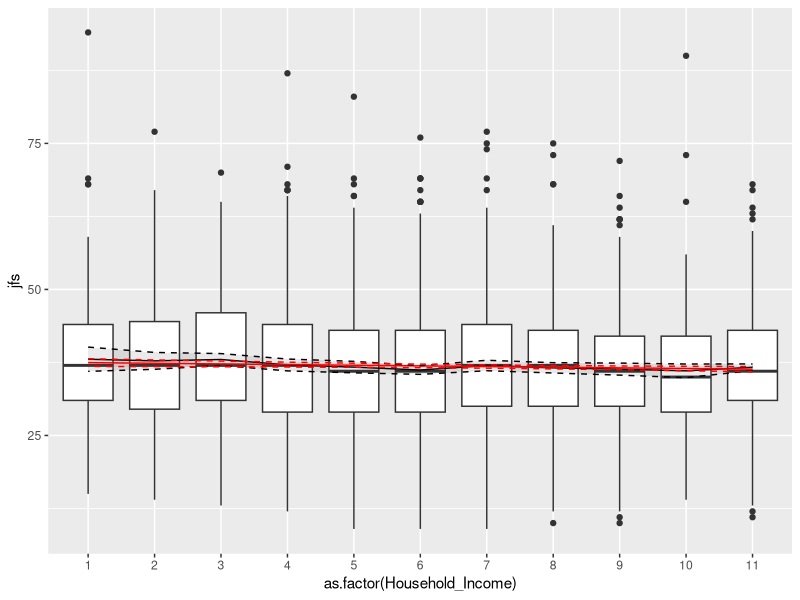
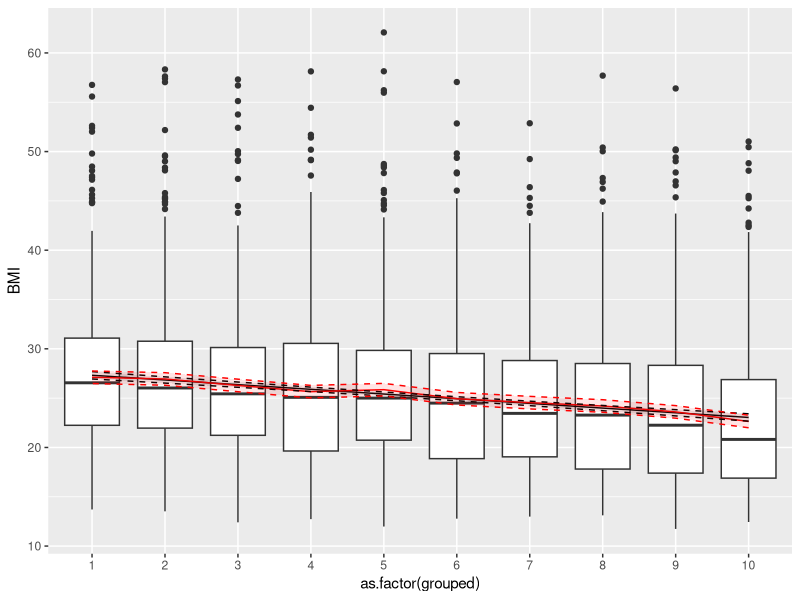

Source code (R) for these figures, in order:
## This file will create static visualisations
library(ggplot2)
library(dplyr)
clean_data <- read.csv("clean/us_food.csv")
head(clean_data)


## I need to code the jfs - house hold income model - adjust for confounding number in household, time in us?
jfsincomemod <- lm(jfs~as.factor(Household_Income),data=clean_data)
jfsincomemodlin <- lm(jfs~Household_Income,data=clean_data)
jhpred <- data.frame(Household_Income = 1:11)
jhpred$jfspred <-predict(jfsincomemod,newdata=jhpred,interval="confidence")
jhpred$jfspredlin <-predict(jfsincomemodlin,newdata=jhpred,interval="confidence")
j<- ggplot(data = clean_data, mapping = aes(x=as.factor(Household_Income),y=jfs)) +
  geom_boxplot()
j<-j+
  geom_line(data=jhpred,mapping=aes(x=Household_Income,y=jfspred[,1]))+
  geom_line(data=jhpred,mapping=aes(x=Household_Income,y=jfspredlin[,1]),col="red")
j <- j +
  geom_ribbon(data=jhpred,aes(x = Household_Income, ymin = jfspred[,2], ymax = jfspred[,3]),inherit.aes = FALSE, linetype=2, alpha=0.1,col="black")+
  geom_ribbon(data=jhpred,aes(x = Household_Income, ymin = jfspredlin[,2], ymax = jfspredlin[,3]),inherit.aes = FALSE, linetype=2, alpha=0.1,fill="red",col="red")
j
summary(jfsincomemod)
summary(jfsincomemodlin)


for (i in 1:length(colnames(clean_data))){
  cat(range(clean_data[,i]),"\n")
}
## jfs - bmi model
clean_data$grouped <- ntile(clean_data$jfs,10)
head(clean_data)
jfsbmilinmod <- lm(BMI~grouped,data=clean_data)
jfsbmicatmod <- lm(BMI~as.factor(grouped),data=clean_data)
summary(jfsbmilinmod)
summary(jfsbmicatmod)
preds<- data.frame(grouped = c(1,2,3,4,5,6,7,8,9,10))
preds2<- data.frame(grouped = c(1,2,3,4,5,6,7,8,9,10))
preds$bmipreds <- predict(jfsbmilinmod,newdata=preds,interval="confidence")
preds2$bmipredscat <- predict(jfsbmicatmod,newdata=preds2,interval="confidence")

h<- ggplot(data = clean_data, mapping = aes(x=as.factor(grouped),y=BMI)) +
  geom_boxplot()
h<-h+
  geom_line(data=preds,mapping=aes(x=grouped,y=bmipreds[,1]))+
  geom_line(data=preds2,mapping=aes(x=grouped,y=bmipredscat[,1]),col="red")
h <- h +
  geom_ribbon(data=preds,aes(x = grouped, ymin = bmipreds[,2], ymax = bmipreds[,3]),inherit.aes = FALSE, linetype=2, alpha=0.1,col="black")+
  geom_ribbon(data=preds2,aes(x = grouped, ymin = bmipredscat[,2], ymax = bmipredscat[,3]),inherit.aes = FALSE, linetype=2, alpha=0.1,fill="red",col="red")

h
summary(jfsbmilinmod)
summary(jfsbmicatmod)
## Maybe do bmi fruit juice plot
